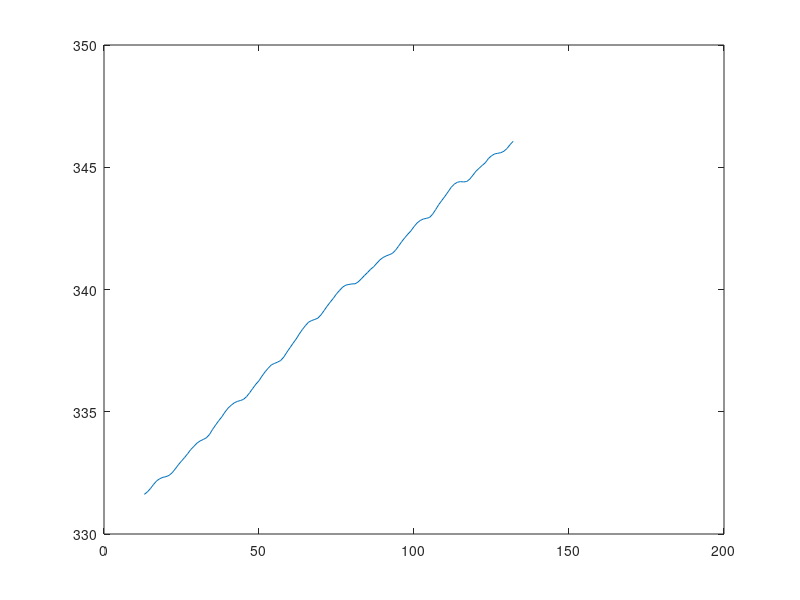
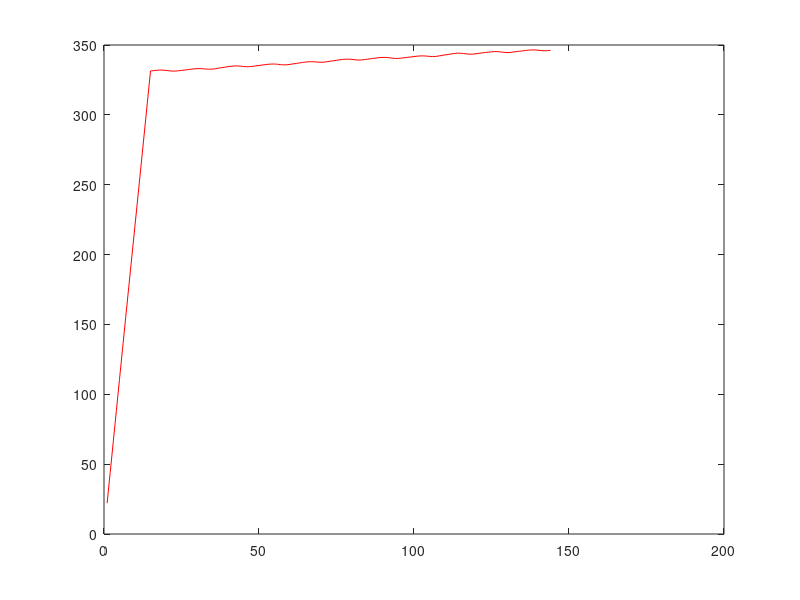

Here is the MATLAB script that generated these plots, in order:
%% Implémentation.M%% Groupe : LISTE DES MEMBRES DU GROUPE% Pombet, Charles% Peter, Guillaume% Facundo, Frank% Vargas, Veronica%% ----------------------%% Méthode 1 : directe% faire dans la fenêtre de commande :publish('implementation.m')% calcul à l'aide de boucles% traitement 1 / Premier formule proposéeload CO2.mat;P = 12;somme = 0;valeur = [zeros(1,144)];for c = 1:144    for r = -12: 12        if ( (c + r > 0) && (c + r <= 144) )          somme = somme + cco2(c + r);        end             end    if c <= 12      valeur(c) = NaN;    elseif c >= 133      valeur(c) = NaN;    else    valeur(c) = somme/25;    endif        somme = 0;endplot(valeur);%%% on a suprime les 12 premiers valeurs et les 12 dernieres car ces valeurs ne sont pas correctes%  traitement 2%  -------------figure(2)long = length(cco2);    x= cco2';  M = 15;  Y = [];  a = 1;    b = (1/M)*ones(1,M);    debut = mod(long,M);  for n=[long:-1:M];    yn = 0;    for p = [0:M-1]        yp =(1/M)*x(n-p);        yn = yn+yp;    end    Y = [yn, Y];  endplot(Y);%%% % traitement 3yn =  0 + 0.05*cco2(1);for i=2 : length(cco2)  yn = [yn 0.95*yn(i-1)+0.05*cco2(i)];endforplot(yn);%% Méthode 2 : avec la fonction filter% On a eu un filter pass bas A = 1 ;B = ones(1,(2*P+1))/(2*P+1) ;X = filter(B,A,cco2);for r = 1: 24  X(r) = NaN;endX2 = [zeros(1,144)];for r = 1: 144  if r <= 12    X2(r) = NaN;  elseif r<=132    X2(r) = X(r+12);  else    X2(r) = NaN;  endendplot(X2)%% Méthode 2 : avec la fonction filter% faire help filtera = 1;b = (1/M)*ones(1,M);X_filtre = filter(b,a,x);plot(X_filtre,'r');%% Méthode 3 : avec la fonction conv.% nécessite un peu de calcul math. %Le calcul d un filtre RII a l aide d un produit de convolution est difficile%a calculer et n'a donc pas ete impl�mente%% Estimation de y(100)% donnez ci-dessous votre méthode pour estimer la meilleure valeur% possible de y(100)%% Solution de l'APP% ici une synthèse de vos choix pour les paramètres et le traitement.